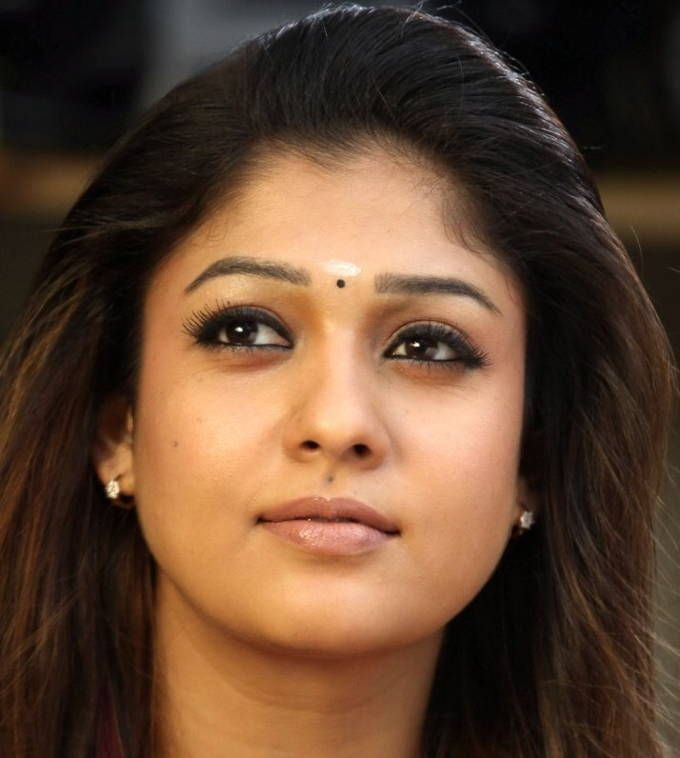
#> input picture face_detection/face1.jpg, 680 x 758 px
$ jupyter execute eye_detection.ipynb
#> lines starting #> are read from the running program, lines starting #| are printed output that depends on the picture
[cell 1]
import cv2
import matplotlib.pyplot as plt

[cell 2]
img=cv2.imread('face1.jpg')
#> img is the input picture: shape (758, 680, 3); mean B, G, R 49.5, 69.5, 97.7
plt.imshow(img)

[cell 3]
conv_img=cv2.cvtColor(img,cv2.COLOR_BGR2RGB)
plt.imshow(conv_img)

[cell 4]
eye=cv2.CascadeClassifier('haarcascade_eye.xml')

[cell 5]
eyes=eye.detectMultiScale(conv_img,minNeighbors=80)
#> eyes = [[185, 277, 111, 111], [366, 297, 101, 101]]
eyes
#> Out = [[185, 277, 111, 111], [366, 297, 101, 101]]

[cell 6]
for(x,y,w,h) in eyes:
    cv2.rectangle(conv_img,(x,y),(x+w,y+h),(0,0,255),4)
#> this loop made 2 passes
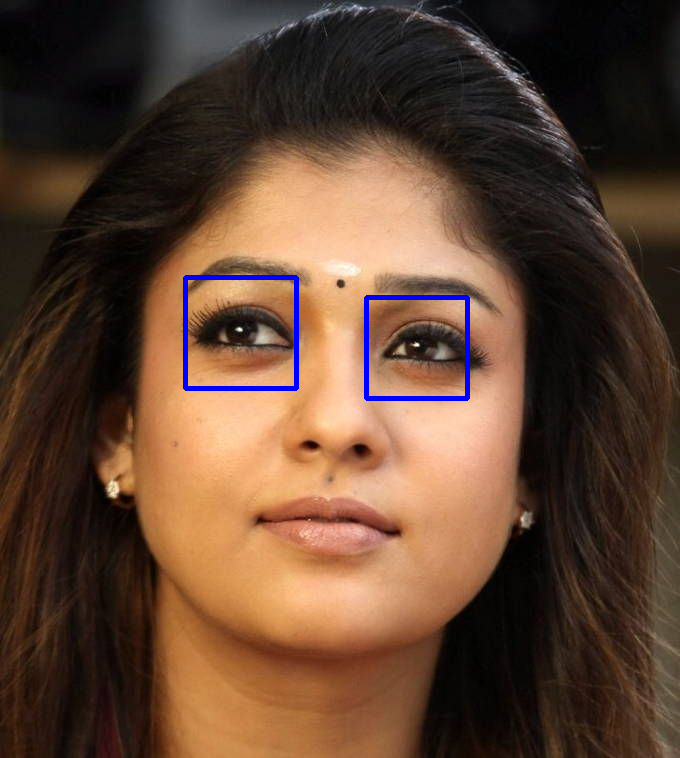
#> conv_img: shape (758, 680, 3); mean R, G, B 96.1, 68.3, 50.7
plt.imshow(conv_img)
